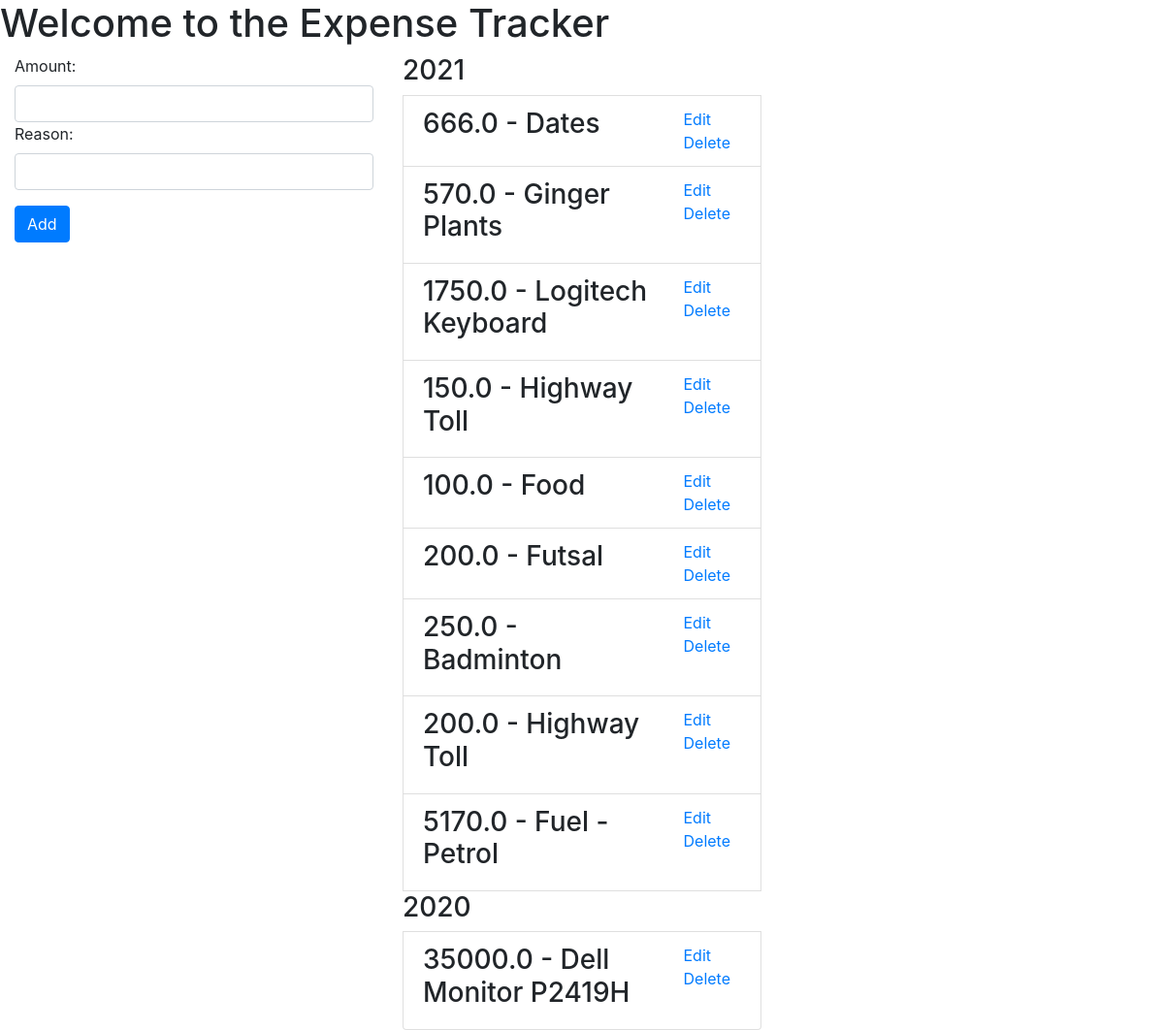
Page / (signed in) on the earlier database version.
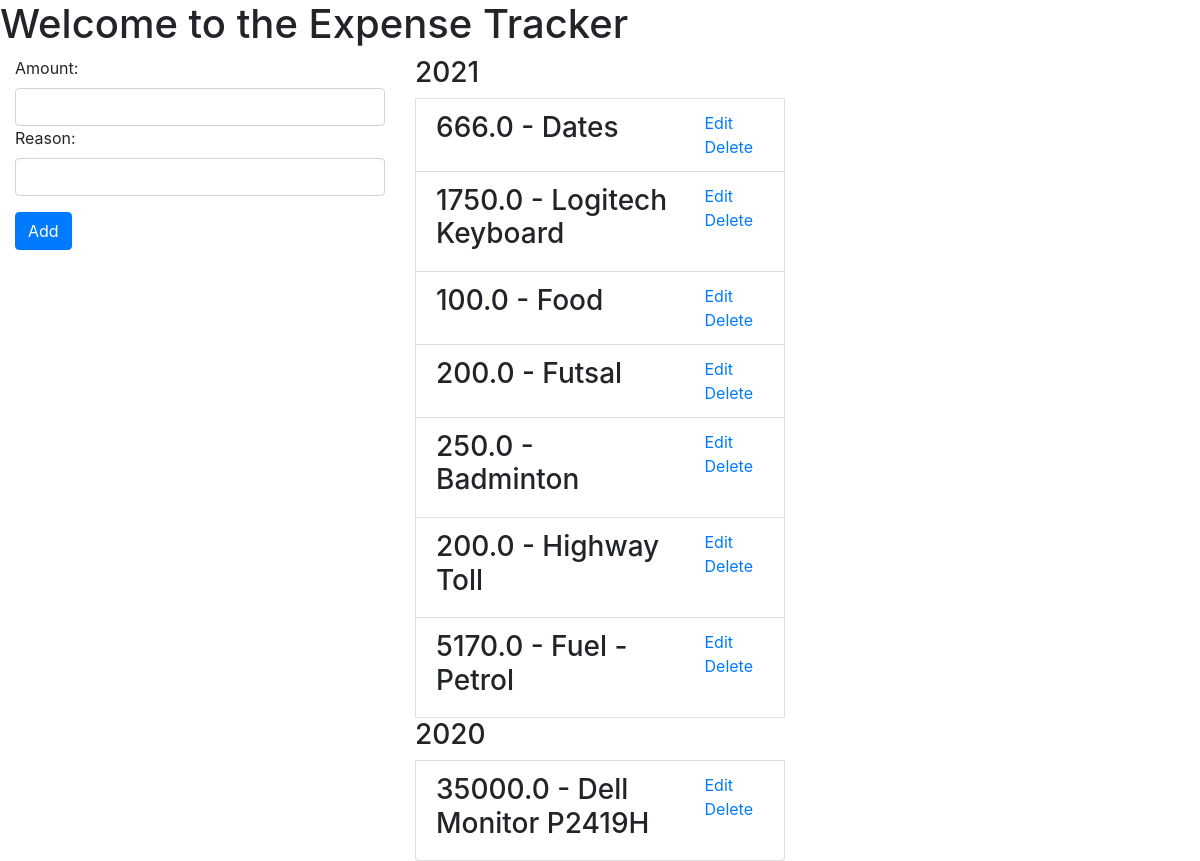
Same page on the later database version.
### tracker/models.py (models this page shows, shortened)
class Expense(models.Model):
  amount = models.FloatField()
  reason = models.CharField(max_length=100)
  date_of_expenditure = models.DateTimeField(default=timezone.now)
  user = models.ForeignKey(User, on_delete=models.CASCADE)

### tracker/views.py (the view)
# urls.py: 2. Add a URL to urlpatterns:  path('', views.home, name='home')
@login_required
def home(request):
  return render(request, HOME_TEMPLATE, get_home_context())

### tracker/forms.py
class ExpenseForm(forms.ModelForm):
  class Meta:
    model = Expense
    fields = ['amount', 'reason']
    widgets = {
            'amount': forms.NumberInput(attrs={'class': 'form-control'}),
            'reason': forms.TextInput(attrs={'class': 'form-control'}),
        }

### tracker/views.py (called while the page is built)
def get_home_context():
  form = ExpenseForm()
  expenses = Expense.objects.order_by('-date_of_expenditure')
  expense_list = get_expenses(expenses)
  context = { 'form': form, 'expenses': expense_list }
  return context

def get_expenses(expenses):
  expenses_grouped_by_year = [{'year': key, 'annual_expenses': list(group)} for key, group in itertools.groupby(expenses, lambda x:x.date_of_expenditure.year)]
  return expenses_grouped_by_year

### tracker/templates/tracker/home.html (shortened to what this page needs)
{% extends 'tracker/base.html' %}
{% block content %}
  <h1>Welcome to the Expense Tracker</h1>
  <div class="container-fluid">
    <div class="row">
      <div class="col">
        <div>
          <form action="{% url 'expense-create' %}" method="POST">
            <div class="form-group">
              {{ form }}
            </div>
            <button type="submit" class="btn btn-primary">Add</button>
          </form>
        </div>
      </div>
      <div class="col">
        <ul class="list-group">
          {% for annual_expense in expenses %}
            <h3>{{ annual_expense.year }}</h3>
            {% for expense in annual_expense.annual_expenses %}
              <li class="list-group-item">
                {% if expense.id == update_id %}
                  <div>
                    <form method="POST" class="form-inline">
                      {% csrf_token %}
                      {{ update_form }}
                      {{ update_form.errors }}
                      <button type="submit" class="btn btn-primary mb-2">Update</button>
                      <a href="{% url 'tracker-home' %}">Cancel</a>
                    </form>
                  </div>
                {% else %}
                  <div class="row">
                    <div class="col">
                      <h3>{{ expense.amount }} - {{ expense.reason }}</h3>
                    </div>
                    {% if not update_id and not delete_id %}
                    <div class="col-3">
                      <a href="{% url 'expense-update' expense.id %}">Edit</a>
                      <a href="{% url 'expense-confirm-delete' expense.id %}">Delete</a>
                    </div>
                    {% endif %}
                  </div>
                {% endif %}
              </li>
            {% endfor %}
          {% endfor %}
        </ul>
      </div>
      <div class="col">
      </div>
    </div>
  </div>
{% endblock content%}

Differences in the rows shown:
removed Expense: amount "570.0", reason "Ginger Plants", shown under "2021"
removed Expense: amount "150.0", reason "Highway Toll", shown under "2021"
